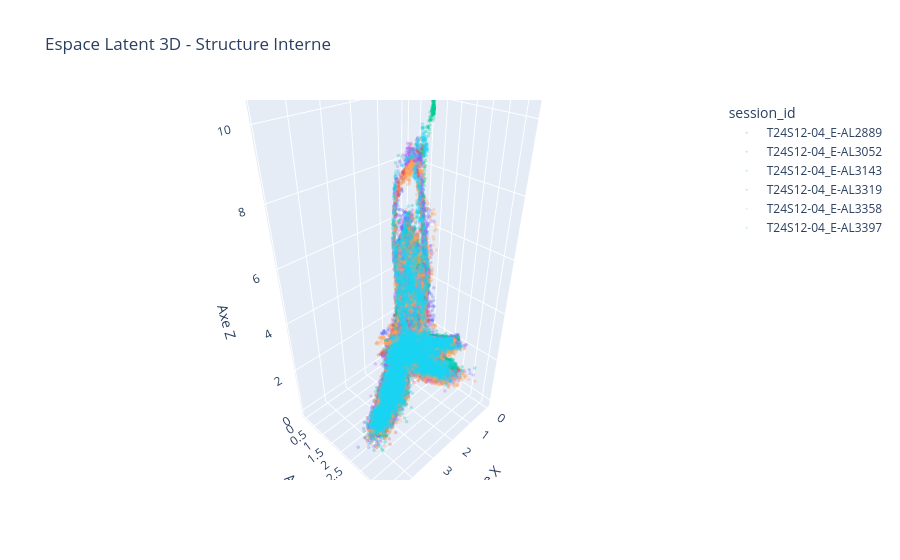

Source (notebook cell):
### Code cell
import plotly.express as px
from tensorflow.keras.models import Model




input_layer = model_simple.layers[0].input

latent_layer_output = model_simple.get_layer("latent_layer").output


encoder = Model(inputs=input_layer, 
                outputs=latent_layer_output)

# 2. Prédire les coordonnées 3D
X_latent = encoder.predict(df_test[features].values)

# 3. Créer un DataFrame pour l'affichage
df_latent = pd.DataFrame(X_latent, columns=['Dim1', 'Dim2', 'Dim3'])
df_latent['session_id'] = df_test['session_id'].values # Pour colorer par session

# 4. Affichage interactif amélioré
fig = px.scatter_3d(
    df_latent, 
    x='Dim1', y='Dim2', z='Dim3',
    color='session_id', 
    title="Espace Latent 3D - Structure Interne",
    opacity=0.3,           # <--- Très important : pour voir la densité
    labels={'Dim1': 'Axe X', 'Dim2': 'Axe Y', 'Dim3': 'Axe Z'}
)

# On réduit la taille des points pour ne pas tout boucher
fig.update_traces(marker=dict(size=2)) # <--- Points plus petits

# On force un ratio égal pour les axes pour éviter les déformations
fig.update_layout(scene=dict(aspectmode='data')) 

fig.show()

### Figure 1 — Plotly figure (JSON) as saved in the notebook; plotly's stock layout.template omitted (floating-point values rounded to 4 significant figures; data arrays with more than 128 entries replaced by an {"elided": "..."} marker saying what was removed)
{"data": [{"hovertemplate": "session_id=T24S12-04_E-AL2889<br>Axe X=%{x}<br>Axe Y=%{y}<br>Axe Z=%{z}<extra></extra>", "legendgroup": "T24S12-04_E-AL2889", "marker": {"color": "#636efa", "opacity": 0.3, "size": 2, "symbol": "circle"}, "mode": "markers", "name": "T24S12-04_E-AL2889", "scene": "scene", "showlegend": true, "type": "scatter3d", "x": {"elided": "9788 float values"}, "y": {"elided": "9788 float values"}, "z": {"elided": "9788 float values"}}, {"hovertemplate": "session_id=T24S12-04_E-AL3052<br>Axe X=%{x}<br>Axe Y=%{y}<br>Axe Z=%{z}<extra></extra>", "legendgroup": "T24S12-04_E-AL3052", "marker": {"color": "#EF553B", "opacity": 0.3, "size": 2, "symbol": "circle"}, "mode": "markers", "name": "T24S12-04_E-AL3052", "scene": "scene", "showlegend": true, "type": "scatter3d", "x": {"elided": "9510 float values"}, "y": {"elided": "9510 float values"}, "z": {"elided": "9510 float values"}}, {"hovertemplate": "session_id=T24S12-04_E-AL3143<br>Axe X=%{x}<br>Axe Y=%{y}<br>Axe Z=%{z}<extra></extra>", "legendgroup": "T24S12-04_E-AL3143", "marker": {"color": "#00cc96", "opacity": 0.3, "size": 2, "symbol": "circle"}, "mode": "markers", "name": "T24S12-04_E-AL3143", "scene": "scene", "showlegend": true, "type": "scatter3d", "x": {"elided": "9690 float values"}, "y": {"elided": "9690 float values"}, "z": {"elided": "9690 float values"}}, {"hovertemplate": "session_id=T24S12-04_E-AL3319<br>Axe X=%{x}<br>Axe Y=%{y}<br>Axe Z=%{z}<extra></extra>", "legendgroup": "T24S12-04_E-AL3319", "marker": {"color": "#ab63fa", "opacity": 0.3, "size": 2, "symbol": "circle"}, "mode": "markers", "name": "T24S12-04_E-AL3319", "scene": "scene", "showlegend": true, "type": "scatter3d", "x": {"elided": "9450 float values"}, "y": {"elided": "9450 float values"}, "z": {"elided": "9450 float values"}}, {"hovertemplate": "session_id=T24S12-04_E-AL3358<br>Axe X=%{x}<br>Axe Y=%{y}<br>Axe Z=%{z}<extra></extra>", "legendgroup": "T24S12-04_E-AL3358", "marker": {"color": "#FFA15A", "opacity": 0.3, "size": 2, "symbol": "circle"}, "mode": "markers", "name": "T24S12-04_E-AL3358", "scene": "scene", "showlegend": true, "type": "scatter3d", "x": {"elided": "9460 float values"}, "y": {"elided": "9460 float values"}, "z": {"elided": "9460 float values"}}, {"hovertemplate": "session_id=T24S12-04_E-AL3397<br>Axe X=%{x}<br>Axe Y=%{y}<br>Axe Z=%{z}<extra></extra>", "legendgroup": "T24S12-04_E-AL3397", "marker": {"color": "#19d3f3", "opacity": 0.3, "size": 2, "symbol": "circle"}, "mode": "markers", "name": "T24S12-04_E-AL3397", "scene": "scene", "showlegend": true, "type": "scatter3d", "x": {"elided": "9460 float values"}, "y": {"elided": "9460 float values"}, "z": {"elided": "9460 float values"}}], "layout": {"legend": {"title": {"text": "session_id"}, "tracegroupgap": 0}, "scene": {"aspectmode": "data", "domain": {"x": [0, 1], "y": [0, 1]}, "xaxis": {"title": {"text": "Axe X"}}, "yaxis": {"title": {"text": "Axe Y"}}, "zaxis": {"title": {"text": "Axe Z"}}}, "title": {"text": "Espace Latent 3D - Structure Interne"}}}
